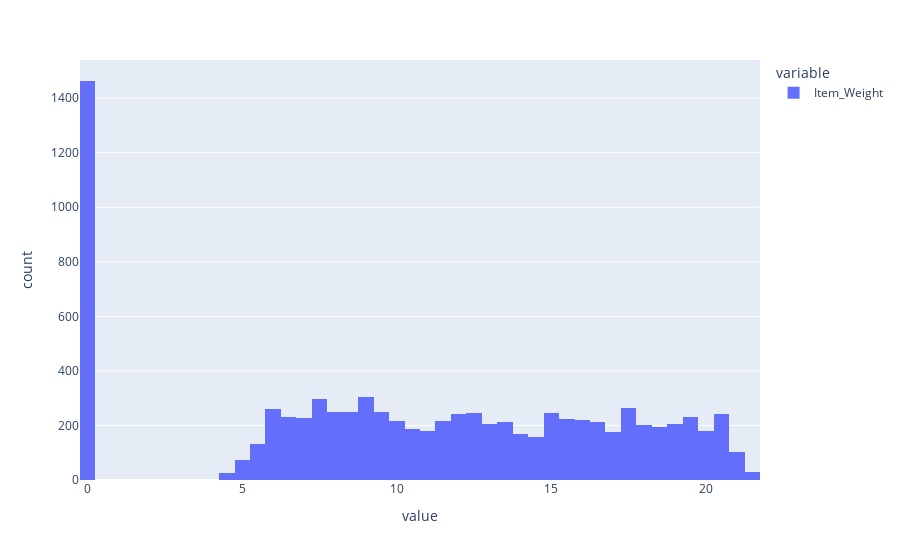

The notebook cell saved with this chart:
### Code cell
#Univariate Analysis
import plotly.express as pl
grp = pl.histogram(data['Item_Weight'])
grp.show()

### Figure 1 — Plotly figure (JSON) as saved in the notebook; plotly's stock layout.template omitted (floating-point values rounded to 4 significant figures; data arrays with more than 128 entries replaced by an {"elided": "..."} marker saying what was removed)
{"data": [{"alignmentgroup": "True", "bingroup": "x", "hovertemplate": "variable=Item_Weight<br>value=%{x}<br>count=%{y}<extra></extra>", "legendgroup": "Item_Weight", "marker": {"color": "#636efa", "pattern": {"shape": ""}}, "name": "Item_Weight", "offsetgroup": "Item_Weight", "orientation": "v", "showlegend": true, "type": "histogram", "x": {"elided": "8523 float values"}, "xaxis": "x", "yaxis": "y"}], "layout": {"barmode": "relative", "legend": {"title": {"text": "variable"}, "tracegroupgap": 0}, "margin": {"t": 60}, "xaxis": {"anchor": "y", "domain": [0, 1], "title": {"text": "value"}}, "yaxis": {"anchor": "x", "domain": [0, 1], "title": {"text": "count"}}}}
